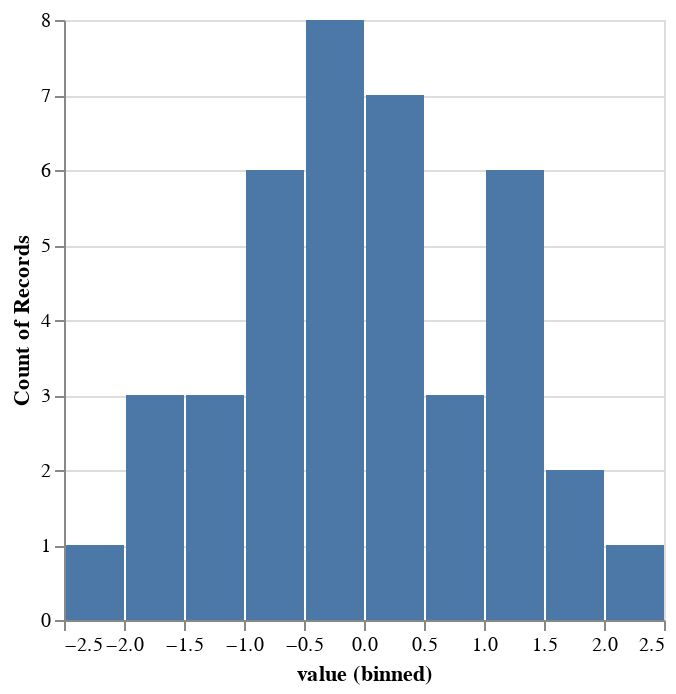

The notebook cell this image was saved under:
### Code cell
x = np.random.normal(size=40)

df = pd.DataFrame(x) 
df.columns = ['value']

alt.Chart(df).mark_bar().encode(
    alt.X('value', bin=alt.Bin()),
    y='count()'
)

### Figure 1 — Vega-Lite specification as saved in the notebook (floating-point values rounded to 4 significant figures)
{"config": {"view": {"continuousWidth": 300, "continuousHeight": 300}}, "data": {"name": "data-dcd8246b59b6d60db309b6a03345c6ae"}, "mark": {"type": "bar"}, "encoding": {"x": {"bin": {}, "field": "value", "type": "quantitative"}, "y": {"aggregate": "count", "type": "quantitative"}}, "$schema": "https://vega.github.io/schema/vega-lite/v5.20.1.json", "datasets": {"data-dcd8246b59b6d60db309b6a03345c6ae": [{"value": -1.532}, {"value": 1.264}, {"value": -0.4928}, {"value": -0.4918}, {"value": -1.174}, {"value": -0.4224}, {"value": 0.5459}, {"value": 1.055}, {"value": 0.2281}, {"value": -1.578}, {"value": -1.562}, {"value": -0.524}, {"value": -0.1644}, {"value": -0.5615}, {"value": -0.7128}, {"value": 0.9166}, {"value": -2.244}, {"value": 0.009395}, {"value": 0.808}, {"value": 1.093}, {"value": -0.7308}, {"value": 0.2223}, {"value": -0.2294}, {"value": -0.708}, {"value": -0.3665}, {"value": 1.553}, {"value": 1.219}, {"value": -0.08152}, {"value": -1.322}, {"value": 0.2931}, {"value": 0.3794}, {"value": -0.3343}, {"value": -0.6617}, {"value": 2.016}, {"value": 0.109}, {"value": 1.275}, {"value": -1.005}, {"value": 1.667}, {"value": 1.005}, {"value": 0.4042}]}}
